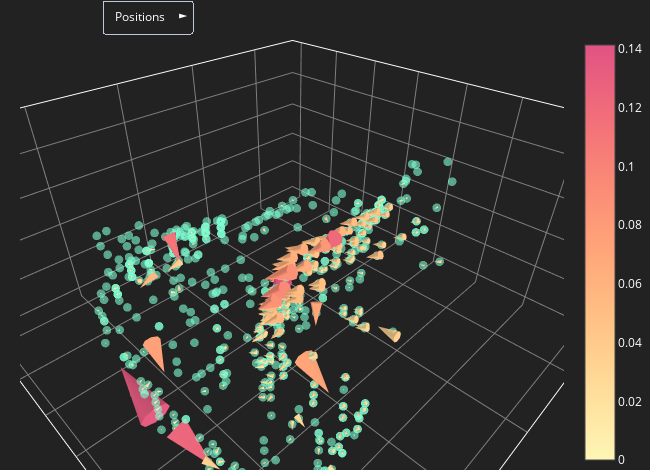

Source (notebook cell):
### Code cell
fig.update_layout(
    updatemenus=[
        dict(
            type="dropdown",
            direction="right",
            pad={"r": 10, "t": 0},
            showactive=True,
            x=0.15,
            xanchor="left",
            y=1.08,
            yanchor="top",
            buttons=list(
                [
                    dict(
                        label="Positions",
                        method="update",
                        args=[
                            {
                                "visible": [True, False]
                            }
                        ],
                    ),
                    dict(
                        label="Vecteurs",
                        method="update",
                        args=[
                            {
                                "visible": [False, True]
                            }
                        ],
                    ),
                ]
            )
        ),
    ],
    scene=dict(
        xaxis_title="Est / Ouest",
        yaxis_title="Nord / Sud",
        zaxis_title="Z",
        xaxis=dict(
            backgroundcolor=colors["background"],
            gridcolor="grey",
            showbackground=False,
            showticklabels=False,
            showline=True,
            linewidth=2,
            linecolor='white',
            mirror=True
        ),
        yaxis=dict(
            backgroundcolor=colors["background"],
            gridcolor="grey",
            showbackground=False,
            showticklabels=False,
            showline=True,
            linewidth=2,
            linecolor='white',
            mirror=True
        ),
        zaxis=dict(
            backgroundcolor=colors["background"],
            gridcolor="grey",
            showbackground=False,
            showticklabels=False,
            showline=True,
            linewidth=2,
            linecolor='white',
            mirror=True
        ),
        aspectratio=dict(x=2, y=2, z=1)
    ),
    margin=dict(l=20, r=20, t=0, b=0),
    width=650,
    height=470,
    showlegend=False,
    plot_bgcolor=colors["background"],
    paper_bgcolor=colors["background"],
    font_color=colors["text"],
)

### Figure 1 — Plotly figure (JSON) as saved in the notebook; plotly's stock layout.template omitted (floating-point values rounded to 4 significant figures; data arrays with more than 128 entries replaced by an {"elided": "..."} marker saying what was removed)
{"data": [{"customdata": {"elided": "661x2 str values"}, "marker": {"color": "#7FFFD4", "opacity": 0.6, "size": 3}, "mode": "markers", "type": "scatter3d", "x": {"elided": "661 float values"}, "y": {"elided": "661 float values"}, "z": {"elided": "661 float values"}}, {"colorscale": [[0, "rgb(254, 246, 181)"], [0.1667, "rgb(255, 221, 154)"], [0.3333, "rgb(255, 194, 133)"], [0.5, "rgb(255, 166, 121)"], [0.6667, "rgb(250, 138, 118)"], [0.8333, "rgb(241, 109, 122)"], [1, "rgb(225, 83, 131)"]], "sizemode": "absolute", "sizeref": 350, "text": {"elided": "656 str values"}, "type": "cone", "u": {"elided": "656 float values"}, "v": {"elided": "656 float values"}, "w": {"elided": "656 float values"}, "x": {"elided": "656 float values"}, "y": {"elided": "656 float values"}, "z": {"elided": "656 float values"}}], "layout": {"font": {"color": "white"}, "height": 470, "margin": {"b": 0, "l": 20, "r": 20, "t": 0}, "paper_bgcolor": "#222222", "plot_bgcolor": "#222222", "scene": {"aspectratio": {"x": 2, "y": 2, "z": 1}, "xaxis": {"backgroundcolor": "#222222", "gridcolor": "grey", "linecolor": "white", "linewidth": 2, "mirror": true, "showbackground": false, "showline": true, "showticklabels": false, "title": {"text": "Est / Ouest"}}, "yaxis": {"backgroundcolor": "#222222", "gridcolor": "grey", "linecolor": "white", "linewidth": 2, "mirror": true, "showbackground": false, "showline": true, "showticklabels": false, "title": {"text": "Nord / Sud"}}, "zaxis": {"backgroundcolor": "#222222", "gridcolor": "grey", "linecolor": "white", "linewidth": 2, "mirror": true, "showbackground": false, "showline": true, "showticklabels": false, "title": {"text": "Z"}}}, "showlegend": false, "updatemenus": [{"buttons": [{"args": [{"visible": [true, false]}], "label": "Positions", "method": "update"}, {"args": [{"visible": [false, true]}], "label": "Vecteurs", "method": "update"}], "direction": "right", "pad": {"r": 10, "t": 0}, "showactive": true, "type": "dropdown", "x": 0.15, "xanchor": "left", "y": 1.08, "yanchor": "top"}], "width": 650}}
